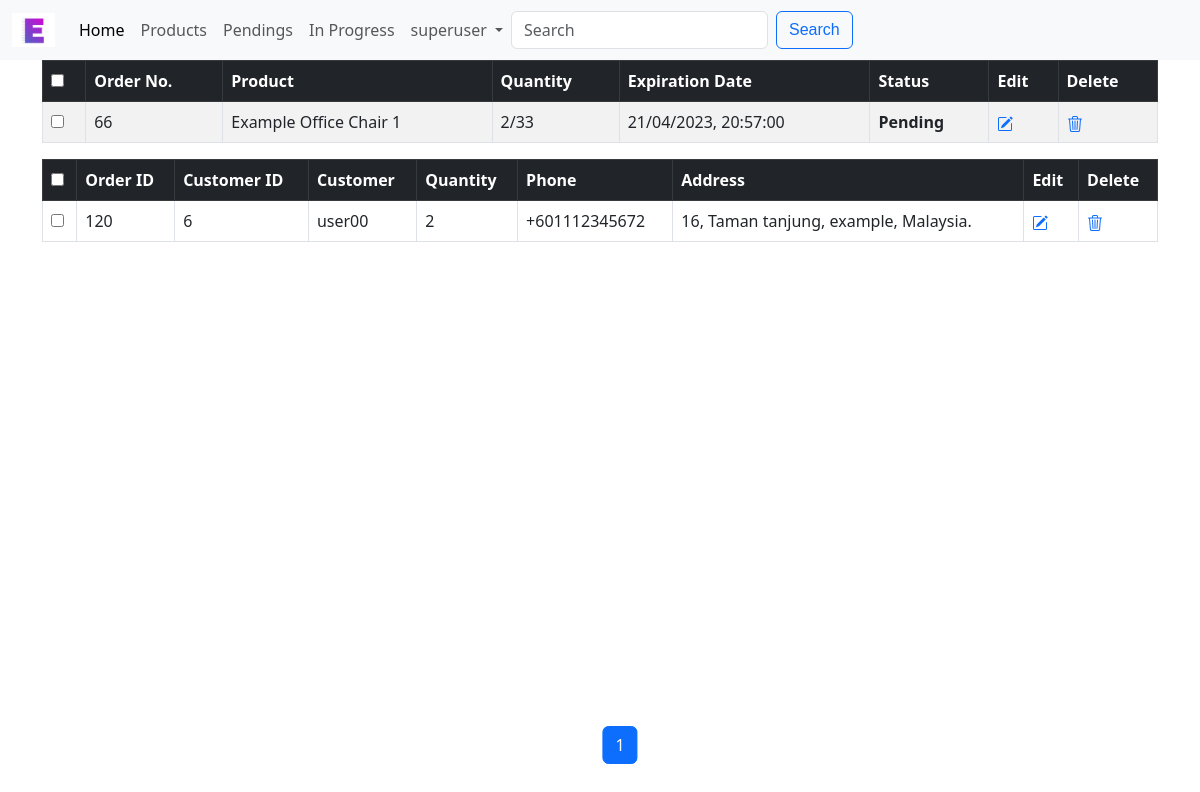
Page /manage_orders/66 (signed in) on the earlier database version.
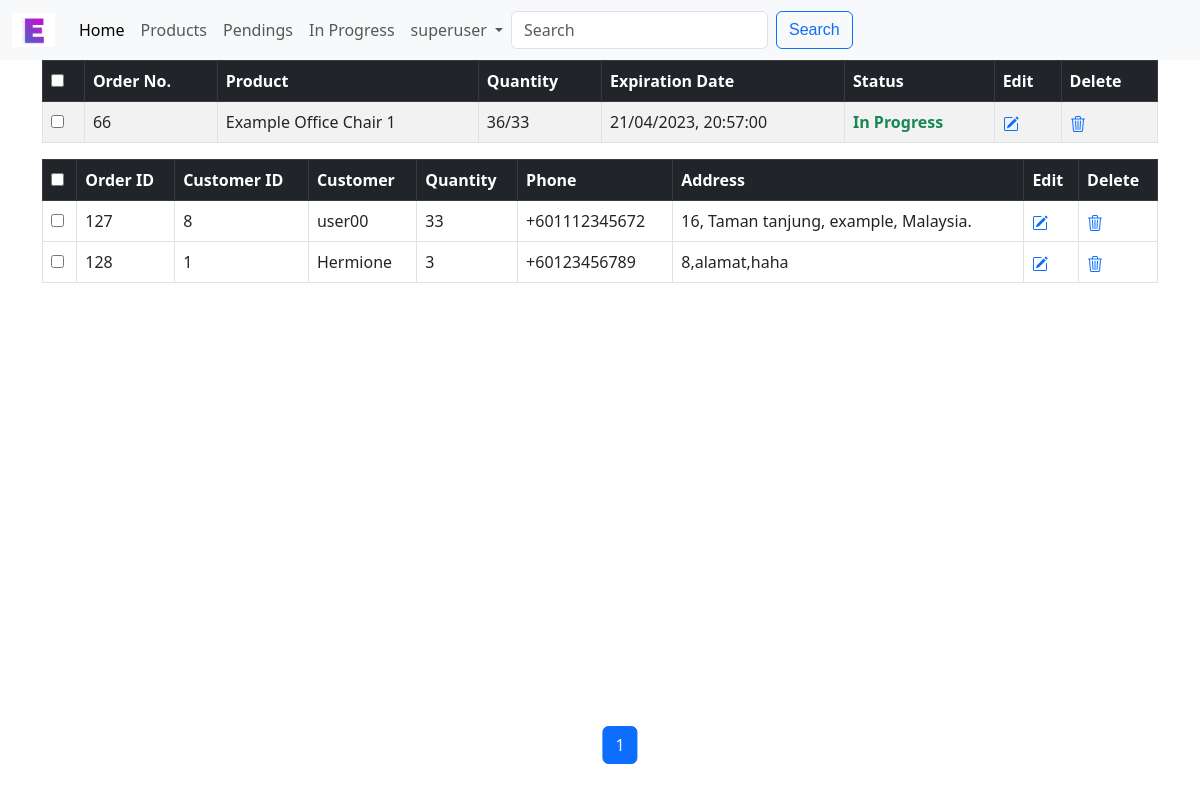
Same page on the later database version.
### esb/models.py (models this page shows, shortened)
class PurchaseOrder(models.Model):
    product = models.ForeignKey(
        Product, on_delete=models.CASCADE, related_name="order_product"
    )
    date_time = models.DateTimeField(null=True)
    target_quantity = models.IntegerField()
    @property
    def is_expired(self):
        return timezone.now() >= self.date_time
    @property
    def total_quantity(self):
        return sum([purchase.quantity for purchase in self.customer_purchases.all()])
    @property
    def reach_target(self):
        total_quantity = sum(
            [purchase.quantity for purchase in self.customer_purchases.all()]
        )
        return total_quantity >= self.target_quantity

class CustomerPurchase(models.Model):
    customer = models.ForeignKey(
        Customer, on_delete=models.CASCADE, related_name="customer_purchases"
    )
    purchase = models.ForeignKey(
        PurchaseOrder, on_delete=models.CASCADE, related_name="customer_purchases"
    )
    quantity = models.IntegerField()

class Customer(models.Model):
    user = models.OneToOneField(
        User, on_delete=models.CASCADE, null=True, unique=True)
    name = models.CharField(max_length=100, null=True)
    phone = models.CharField(max_length=100, null=True)
    address = models.CharField(max_length=200, null=True)
    def __str__(self):
        return self.user.username

class User(AbstractUser):
    email_token = models.CharField(max_length=200)
    email_is_verified = models.BooleanField(default=False)

class Product(models.Model):
    title = models.CharField(max_length=100)
    description = models.TextField(max_length=1000)
    category = models.ForeignKey(
        Category,
        on_delete=models.SET_NULL,
        blank=True,
        null=True,
        related_name="categories",
    )
    price = models.DecimalField(max_digits=10, decimal_places=2)
    active = models.BooleanField(default=False)
    created_at = models.DateTimeField(auto_now_add=True)
    updated_at = models.DateTimeField(auto_now=True)
    class Meta:
        ordering = ["-active", "id"]

### esb/views.py (the view)
def order_details(request, order_id):
    if not request.user.is_staff:
        messages.warning(request, "You are not allowed to access this page.")
        return redirect('/')
    p_order = PurchaseOrder.objects.get(pk=order_id)
    cus_in_order = CustomerPurchase.objects.filter(purchase=p_order)
    paginator = Paginator(cus_in_order, 10)
    page_number = request.GET.get("page")
    page_obj = paginator.get_page(page_number)
    prev_prev_page_number = page_obj.number - 2
    if page_obj.number + 2 in page_obj.paginator.page_range:
        next_next_page_number = page_obj.number + 2
    else:
        next_next_page_number = None
    return render(request, "esb/order_details.html", {
        "page_obj": page_obj,
        "p_order": p_order,
        "next_next_page_number": next_next_page_number,
        "prev_prev_page_number": prev_prev_page_number
    })

### esb/templates/esb/order_details.html (shortened to what this page needs)
{% extends "esb/manage_orders.html" %}
{% load static %}
{% block top %}
<div class="table-responsive">
    <table id="bootstrapdatatable" class="table table-striped table-bordered" width="100%">
        <thead class="table-dark">
            <th><input type="checkbox" id="checkall" /></th>
            <th>Order No.</th>
            <th>Product</th>
            <th>Quantity</th>
            <th>Expiration Date</th>
            <th>Status</th>
            <th>Edit</th>
            <th>Delete</th>
        </thead>
        <tbody>
            <tr>
                <td><input type="checkbox" id="checkthis" /></td>
                <td>{{ p_order.id }}</td>
                <td>{{ p_order.product.title }}</td>
                <td>
                    <span id="total-quantity">{{ p_order.total_quantity }}</span>/<span id="target-quantity">{{ p_order.target_quantity }}</span>
                </td>
                <td><span id="date-time">{{ p_order.date_time|date:"d/m/Y, H:i:s" }}</span>
                </td>
                <td id="order-status" style="text-align:left;">
                    {% if p_order.reach_target %}
                    <span class="text-success">
                        In Progress
                    </span>
                    {% else %}
                        {% if p_order.is_expired %}
                            <span class="text-danger">Expired</span>
                        {% else %}
                            Pending
                        {% endif %}
                    {% endif %}</td>
                <td>
                    <a id="edit-p-order" onclick="editPurchaseOrder('{{ p_order.id }}')" style="color:#0d6efd;">
                    </a>
                </td>
                <td>
                    <a onclick="deletePurchaseOrder('{{p_order.id }}')" style="color:#0d6efd;">
                    </a>
                </td>
            </tr>
        </tbody>
    </table>
</div>
{% endblock %}
{% block thead %}
    <th><input type="checkbox" class="checkall" /></th>
    <th>Order ID</th>
    <th>Customer ID</th>
    <th>Customer</th>
    <th>Quantity</th>
    <th>Phone</th>
    <th>Address</th>
    <th>Edit</th>
    <th>Delete</th>
{% endblock %}
{% block tbody %}
    {% for cus in page_obj %}
        <tr id="tr{{ cus.id }}">
            <td><input type="checkbox" class="checkthis" /></td>
            <td>{{ cus.id }}</td>
            <td>{{ cus.customer.id }}</td>
            <td>{{ cus.customer }}</td>
            <td><span id="sp{{ cus.id }}">{{ cus.quantity }}</span>
            </td>
            <td>+{{ cus.customer.phone}}</td>
            <td>{{ cus.customer.address }}</td>
            <td><a id="edit-cus{{ cus.id }}" onclick="editCusOrder('{{ cus.id }}')" style="color:#0d6efd;">
                </a>
            </td>
            <td><a onclick="deleteCusOrder('{{ cus.id }}')" style="color:#0d6efd;">
                </a>
            </td>
        </tr>
    {% endfor %}
    {% block pagination %}
        {% include 'esb/pagination.html' %}
    {% endblock %}
{% endblock %}

Differences in the rows shown:
removed CustomerPurchase: id "120", customer.id "6", customer "user00", quantity "2", customer.phone "601112345672", customer.address "16, Taman tanjung, example, Malaysia."
computed for PurchaseOrder "Example Office Chair 1": total_quantity "2" → "36"
added CustomerPurchase: id "127", customer.id "8", customer "user00", quantity "33", customer.phone "601112345672", customer.address "16, Taman tanjung, example, Malaysia."
added CustomerPurchase: id "128", customer.id "1", customer "Hermione", quantity "3", customer.phone "60123456789", customer.address "8,alamat,haha"
Other differences:
text no longer shown: "Pending"
text now shown: "In Progress"
